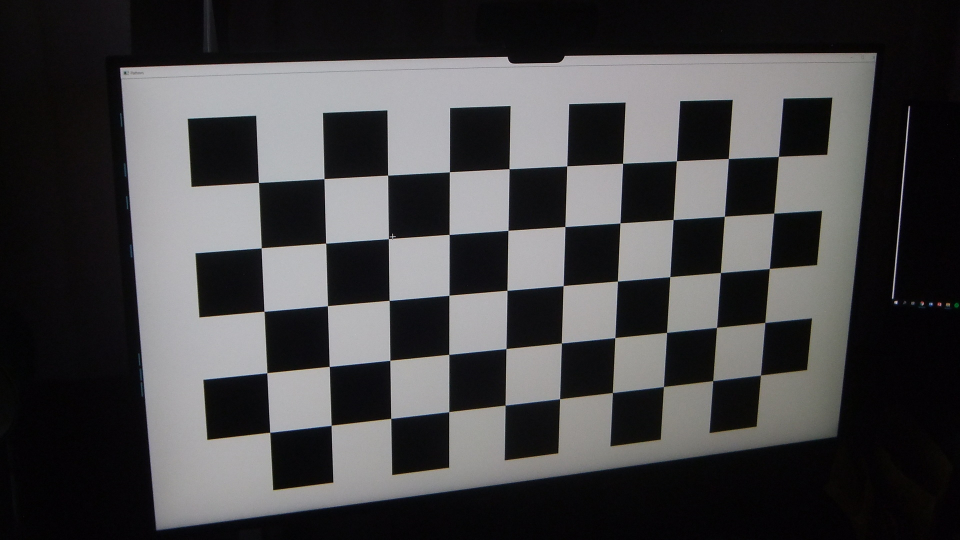
//> input picture Lab06/Calibration/data/CalibrationLeft/DSCF0457_L.JPG, 1920 x 1080 px (shown at 1/2 size); its folder holds 4 pictures in this run
$ ./stereoCalibration   (built with g++ and OpenCV 4)
//> lines starting //> are read from the running program, lines starting //| are printed output that depends on the picture; after the words box and inside, x2 and y2 are one past the last pixel; in counts of white or black regions, pixels touching at a corner belong together
### Lab06/Calibration/Calibration/CalibrationIO.h
#pragma once
#include <vector>
#include <string>
#include <opencv2/opencv.hpp>

void saveStereoCalibration(const std::string& filename,
	const cv::Mat& K1, const std::vector<double>& distCoeff1,
	const cv::Mat& K2, const std::vector<double>& distCoeff2,
	const cv::Mat& R, const cv::Mat& T);

void readStereoCalibration(const std::string& filename,
	cv::Mat& K1, std::vector<double>& distCoeff1,
	cv::Mat& K2, std::vector<double>& distCoeff2,
	cv::Mat& R, cv::Mat& T);

### Lab06/Calibration/Calibration/stereoCalibration.cpp
#include <opencv2/opencv.hpp>
#include "CalibrationIO.h"

int main(int argc, char* argv[]) {

    cv::namedWindow("Left");
    cv::namedWindow("Right");

    char fname[255];
    // [25 lines of commented-out code are left out]

    std::vector<std::vector<cv::Point3f>> objectPoints, objectPoints2;
    std::vector<std::vector<cv::Point2f>> imagePoints, imagePoints2;
    cv::Size imageSize(1920, 1080); // in pixels
    cv::Size patternSize(10, 5); // in squares
    cv::Mat K, K2;
    std::vector<double> distCoeffs, distCoeffs2;
    std::vector<cv::Mat> rvecs, tvecs, rvecs2, tvecs2;
    std::vector<cv::Point3f> checkerboardPattern;

    // Fill checkerboardPattern with the 3D corner locations
    for (int y = 0; y < patternSize.height; ++y) {
        for (int x = 0; x < patternSize.width; ++x) {
            // Add (x,y,0) to checkerboardPattern
            checkerboardPattern.push_back(cv::Point3f(x,y,0));
        }
    }

    //Left camera callibration and error
    for (int i = 457; i < 476; ++i) {
        sprintf(fname, "../../data/CalibrationLeft/DSCF%04d_L.JPG", i);
        cv::Mat image1 = cv::imread(fname);
//> image1 is the input picture: 1080 rows x 1920 cols, CV_8UC3; mean B, G, R 69.3, 68, 68.8

        std::vector<cv::Point2f> corners1;

        bool patternFound = cv::findChessboardCorners(image1, patternSize, corners1);
//> corners1 = 50 Points (x, y), first 12: [517.2, 365.4], [648.4, 357.9], [775.5, 350.6], [899, 344], [1018.5, 338.1], [1133.8, 332.3], [1245.5, 326.9], [1353.3, 322.1], [1456.9, 317.3], [1557.1, 313], [522.6, 496.3], [651.6, 486.6]; patternFound = true
        cv::drawChessboardCorners(image1, patternSize, corners1, patternFound);
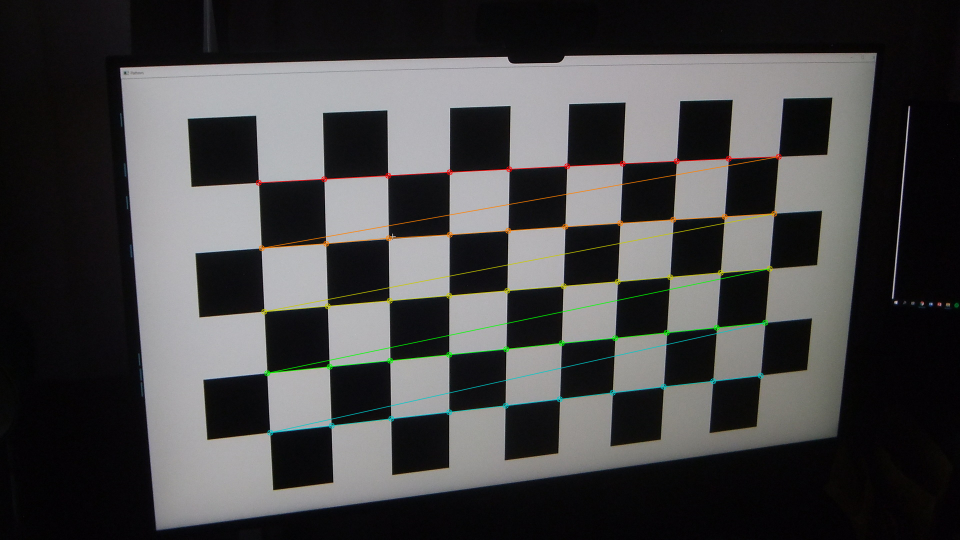
//> image1: 1080 rows x 1920 cols, CV_8UC3 (shown at 1/2 size); 1.51% of pixels changed, all inside (x1, y1, x2, y2) = (511, 307, 1564, 872)
        imagePoints.push_back(corners1);
//> imagePoints = 1 point lists
        objectPoints.push_back(checkerboardPattern);
    }
//> pass 2 of the loop `for (int i = 457; i < 476; ++i)`:
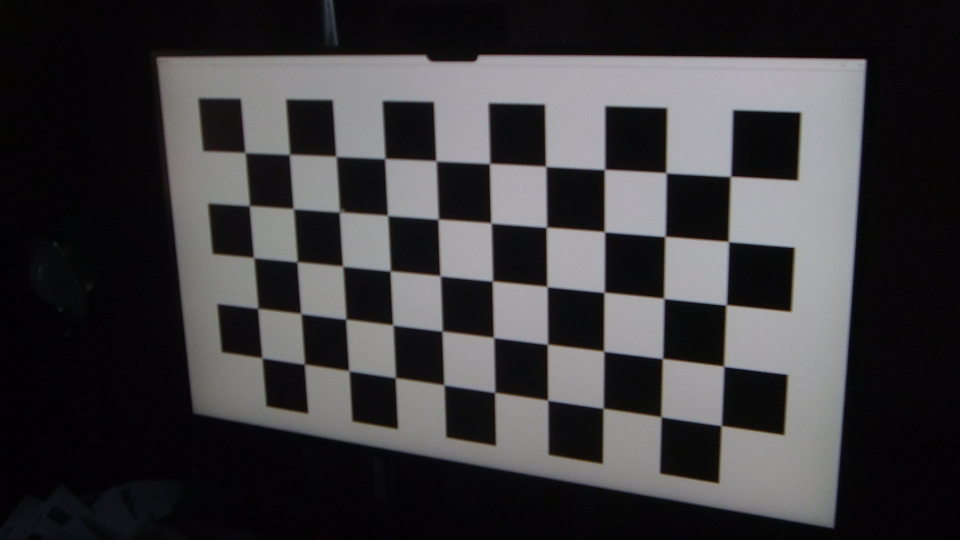
//> input picture Lab06/Calibration/data/CalibrationLeft/DSCF0458_L.JPG, 1920 x 1080 px (shown at 1/2 size)
//> image1 is the input picture: 1080 rows x 1920 cols, CV_8UC3; mean B, G, R 60.5, 58.7, 59.9
//> corners1 = 50 Points (x, y), first 12: [490, 306], [579, 309.5], [669.9, 311.6], [770.5, 318.5], [873, 322], [979.5, 327.5], [1092, 333], [1209, 338.5], [1333, 345.5], [1461.5, 353.5], [499.5, 411.5], [587.5, 417.5]
//> `cv::drawChessboardCorners(image1, patternSize, corners1, patternFound);`:
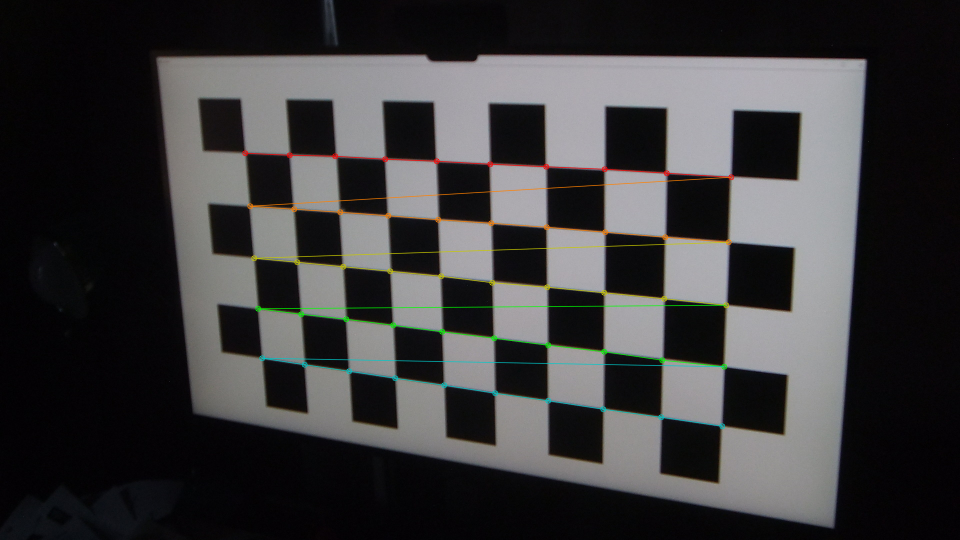
//> image1: 1080 rows x 1920 cols, CV_8UC3 (shown at 1/2 size); 1.42% of pixels changed, all inside (x1, y1, x2, y2) = (484, 300, 1469, 859)
//> imagePoints = 2 point lists
//> (the run ends here: the program stops with an error, at `bool patternFound = cv::findChessboardCorners(image1, patternSize, cor..`)
